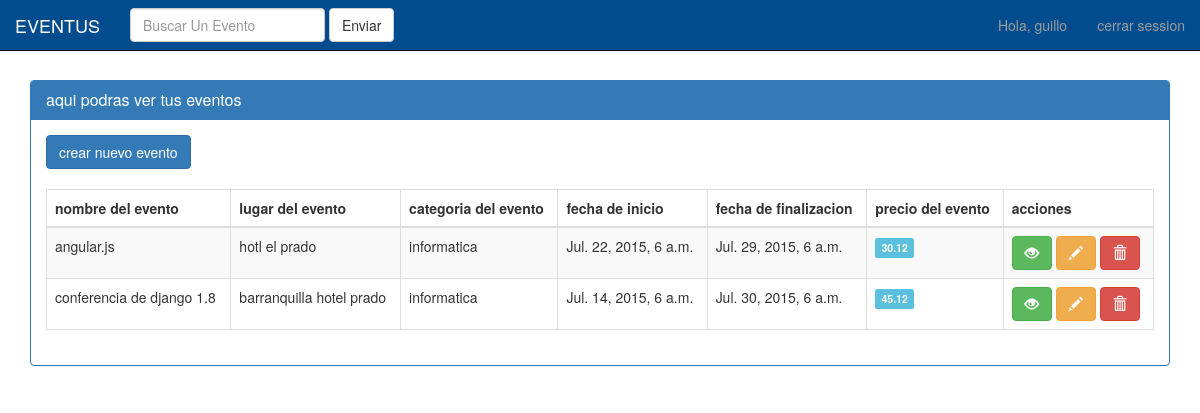
The app's page /panel/ (signed in) with its own data.
### users/models.py (models this page shows, shortened)
class User(AbstractBaseUser, PermissionsMixin):
	username = models.CharField(max_length=200, unique=True)
	email = models.EmailField()
	first_name = models.CharField(max_length=100)
	last_name = models.CharField(max_length=100)
	avatar = models.ImageField(upload_to = 'users')
	objects = UserManager()
	is_active = models.BooleanField(default=True)
	is_staff = models.BooleanField(default=False)
	USERNAME_FIELD = 'username'
	REQUIRED_FIELDS = ['email']

### events/models.py (models this page shows, shortened)
class TimeStampModel(models.Model):
	created = models.DateTimeField(auto_now_add=True)
	modified = models.DateTimeField(auto_now=True)
	class Meta:
		abstract = True

class Event (TimeStampModel):
	name = models.CharField(max_length=200, unique=True)
	slug = models.SlugField(editable=False)
	summary = RedactorField(verbose_name=u'Text')
	content = RedactorField(verbose_name=u'Text')
	category = models.ForeignKey(Category)
	place = models.CharField(max_length=50)
	start = models.DateTimeField()
	finish = models.DateTimeField()
	imagen = models.ImageField(upload_to = 'events')
	is_free = models.BooleanField(default=True)
	amount = models.DecimalField(max_digits=5, decimal_places=2, default=0.00)
	views = models.PositiveIntegerField(default=0)
	orginazer = models.ForeignKey(settings.AUTH_USER_MODEL)

class Category(models.Model):
	name = models.CharField(max_length=50)
	slug = models.SlugField(editable=False)
	def __unicode__(self):
		return self.name

### events/views.py (the view)
# urls.py: url(r'^panel/$', panel.as_view(),name='panel'),
class panel (LoginRequiredMixin,TemplateView):
	login_url = '/'
	template_name = 'panel.html'
	def get_context_data(self, **kwargs):
		context = super(panel,self).get_context_data(**kwargs)
		context['events'] = Event.objects.filter(orginazer = self.request.user).order_by('is_free','-created')
		return context

### events/templates/panel.html (shortened to what this page needs)
{%load staticfiles%}
<!DOCTYPE html>
<html lang="en">
<head>
    <link rel="stylesheet" href="{% static 'css/bootstrap.css'%}">
	<link rel="stylesheet" href="{% static 'css/bootstrap.min.css'%}">
	<link rel="stylesheet" href="{% static 'css/main.css'%}">
	<link rel="stylesheet" href="{% static 'css/animate.css'%}">
	<link rel="stylesheet" href="{% static 'css/font-awesome.min.css'%}">
</head>
<body style="background: url(http://diarioadn.co/polopoly_fs/2.547.1437235835!/menu/contents/pageLayout/ADN%20Home%20page%20layout/menu/configuracion/sground/encabezado_background/encabezado_superior_background/background/Fondomapa1.jpg);">
<nav class="navbar navbar-inverse navbar-fixed-top">
  <div class="container-fluid">
    <div class="navbar-header">
      <a class="navbar-brand navbara" href="#">EVENTUS</a>
    </div>
    <div class="collapse navbar-collapse" id="bs-example-navbar-collapse-1">
      <form class="navbar-form navbar-left" role="search">
        <div class="form-group">
          <input type="text" class="form-control" placeholder="Buscar Un Evento">
        </div>
        <button type="submit" class="btn btn-default">Enviar</button>
      </form>
      <ul class="nav navbar-nav navbar-right">
      {% if user.is_authenticated %}
         <li><a class="navbara " href="{% url 'events:panel' %}">Hola, {{user.username}}</a></li>
          <li><a class="navbara " href="{% url 'users:salir' %}">cerrar session</a></li>
         {% else %}
         <li><a class="navbara " href="{% url 'users:login' %}">sing up</a></li>
        {% endif %}
      </ul>
    </div>
  </div>
</nav>
<br/>
<br/>
<br/>
<br/>
<div class="container">
<div class="panel panel-primary">
  <div class="panel-heading">
    <h3 class="panel-title">aqui podras ver tus eventos </h3>
  </div>
  <div class="panel-body">
  <a class="btn btn-primary btn-ms" href="{%url 'events:crearevento'%}">crear nuevo evento</a>
  <br/>
  <br/>
  <table class="table table-striped table-bordered">
<thead>
	<th>nombre del evento</th>
	<th>lugar del evento</th>
	<th>categoria del evento</th>
	<th>fecha de inicio</th>
	<th>fecha de finalizacion</th>
	<th>precio del evento</th>
	<th>acciones</th>
</thead>
<tbody>
{%for even in events %}
<tr>
<td>{{even.name}}</td>
<td>{{even.place}}</td>
<td>{{even.category}}</td>
<td>{{even.start}}</td>
<td>{{even.finish}}</td>
<td>
  {% if event.is_free %}
     <span class="label label-default">gratuito</span>
  {% else %}
     <span class="label label-info">{{even.amount}}</span>
  {%endif%}
</td>
<td>
<a class="btn btn-success" href="{% url 'events:detalle' even.id %}"><span class="glyphicon glyphicon-eye-open"></span></a>
<a class="btn btn-warning" href="{% url 'events:editar' even.id %}"><span class="glyphicon glyphicon-pencil"></span></a>
<a class="btn btn-danger" href="{% url 'events:eliminar' even.id %}"><span class="glyphicon glyphicon-trash"></span></a>
</td>
</tr>
{%endfor%}
</tbody>
</table>
  </div>
</div>
</div>
</body>
</html>

### static/css/main.css (style rules this page uses)
.navbar-inverse { background-color: rgba(73, 123, 174, 0.8); background: rgba(73, 123, 174, 0.8); padding-top: 0px; box-shadow: none; background-color: rgba(0, 76, 142, 1); background: rgba(0, 76, 142, 1); }
body { background-color: rgba(215, 44, 44, 0.1); background: rgba(215, 44, 44, 0.1); }

### records on screen
User: username "guillo"
Event: name "angular.js", place "hotl el prado", category "informatica", start "Jul. 22, 2015, 6 a.m.", finish "Jul. 29, 2015, 6 a.m.", amount "30.12"
Event: name "conferencia de django 1.8", place "barranquilla hotel prado", category "informatica", start "Jul. 14, 2015, 6 a.m.", finish "Jul. 30, 2015, 6 a.m.", amount "45.12"
